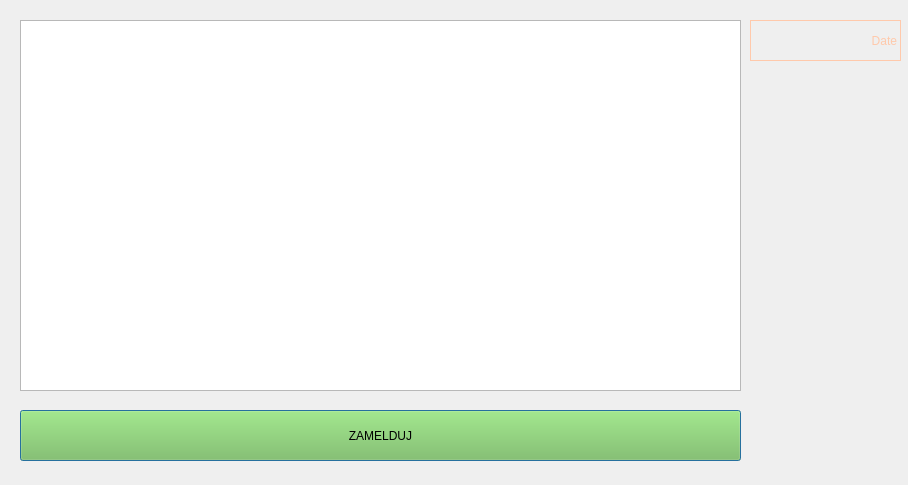
<?xml version="1.0" encoding="UTF-8"?>
<ui version="4.0">
 <class>checkin</class>
 <widget class="QDialog" name="checkin">
  <property name="geometry">
   <rect>
    <x>0</x>
    <y>0</y>
    <width>908</width>
    <height>485</height>
   </rect>
  </property>
  <property name="windowTitle">
   <string>Dialog</string>
  </property>
  <widget class="QLabel" name="date">
   <property name="geometry">
    <rect>
     <x>750</x>
     <y>20</y>
     <width>151</width>
     <height>41</height>
    </rect>
   </property>
   <property name="styleSheet">
    <string notr="true">color: rgb(255, 201, 171);
font: 24pt &quot;Comic Sans MS&quot;;
border-width: 1px;
border-style: solid;
border-color: rgb(255, 201, 171);
</string>
   </property>
   <property name="text">
    <string>Date</string>
   </property>
   <property name="alignment">
    <set>Qt::AlignRight|Qt::AlignTrailing|Qt::AlignVCenter</set>
   </property>
  </widget>
  <widget class="QTableView" name="checkintable">
   <property name="geometry">
    <rect>
     <x>20</x>
     <y>20</y>
     <width>721</width>
     <height>371</height>
    </rect>
   </property>
   <property name="styleSheet">
    <string notr="true">color: rgb(255, 201, 171);
</string>
   </property>
  </widget>
  <widget class="QPushButton" name="zamelduj">
   <property name="geometry">
    <rect>
     <x>20</x>
     <y>410</y>
     <width>721</width>
     <height>51</height>
    </rect>
   </property>
   <property name="styleSheet">
    <string notr="true">background-color: rgb(122, 194, 79)</string>
   </property>
   <property name="text">
    <string>ZAMELDUJ</string>
   </property>
  </widget>
 </widget>
 <resources/>
 <connections/>
</ui>
